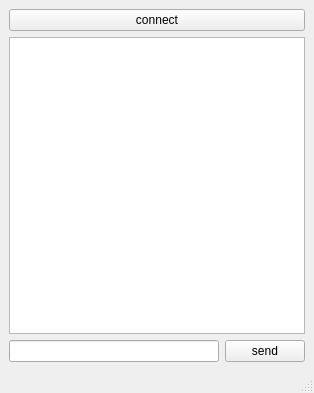
<?xml version="1.0" encoding="UTF-8"?>
<ui version="4.0">
 <class>MainWindow</class>
 <widget class="QMainWindow" name="MainWindow">
  <property name="geometry">
   <rect>
    <x>0</x>
    <y>0</y>
    <width>314</width>
    <height>393</height>
   </rect>
  </property>
  <property name="windowTitle">
   <string>MainWindow</string>
  </property>
  <widget class="QWidget" name="centralwidget">
   <layout class="QVBoxLayout" name="verticalLayout">
    <item>
     <widget class="QPushButton" name="pushButton">
      <property name="text">
       <string>connect</string>
      </property>
     </widget>
    </item>
    <item>
     <widget class="QTextBrowser" name="textBrowser"/>
    </item>
    <item>
     <layout class="QHBoxLayout" name="horizontalLayout">
      <item>
       <widget class="QLineEdit" name="lineEdit"/>
      </item>
      <item>
       <widget class="QPushButton" name="pushButton_2">
        <property name="text">
         <string>send</string>
        </property>
       </widget>
      </item>
     </layout>
    </item>
   </layout>
  </widget>
  <widget class="QMenuBar" name="menubar">
   <property name="geometry">
    <rect>
     <x>0</x>
     <y>0</y>
     <width>314</width>
     <height>20</height>
    </rect>
   </property>
  </widget>
  <widget class="QStatusBar" name="statusbar"/>
 </widget>
 <resources/>
 <connections/>
</ui>
